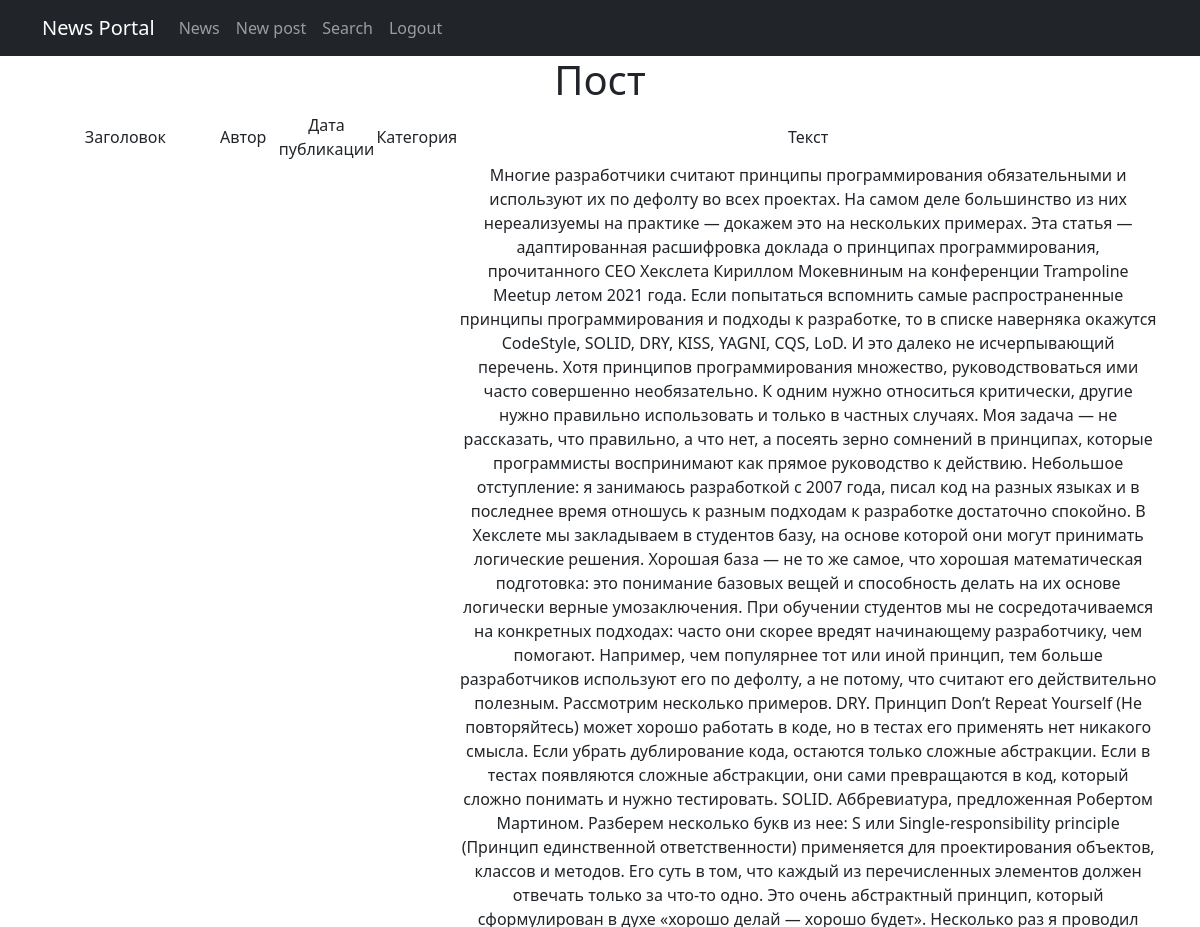
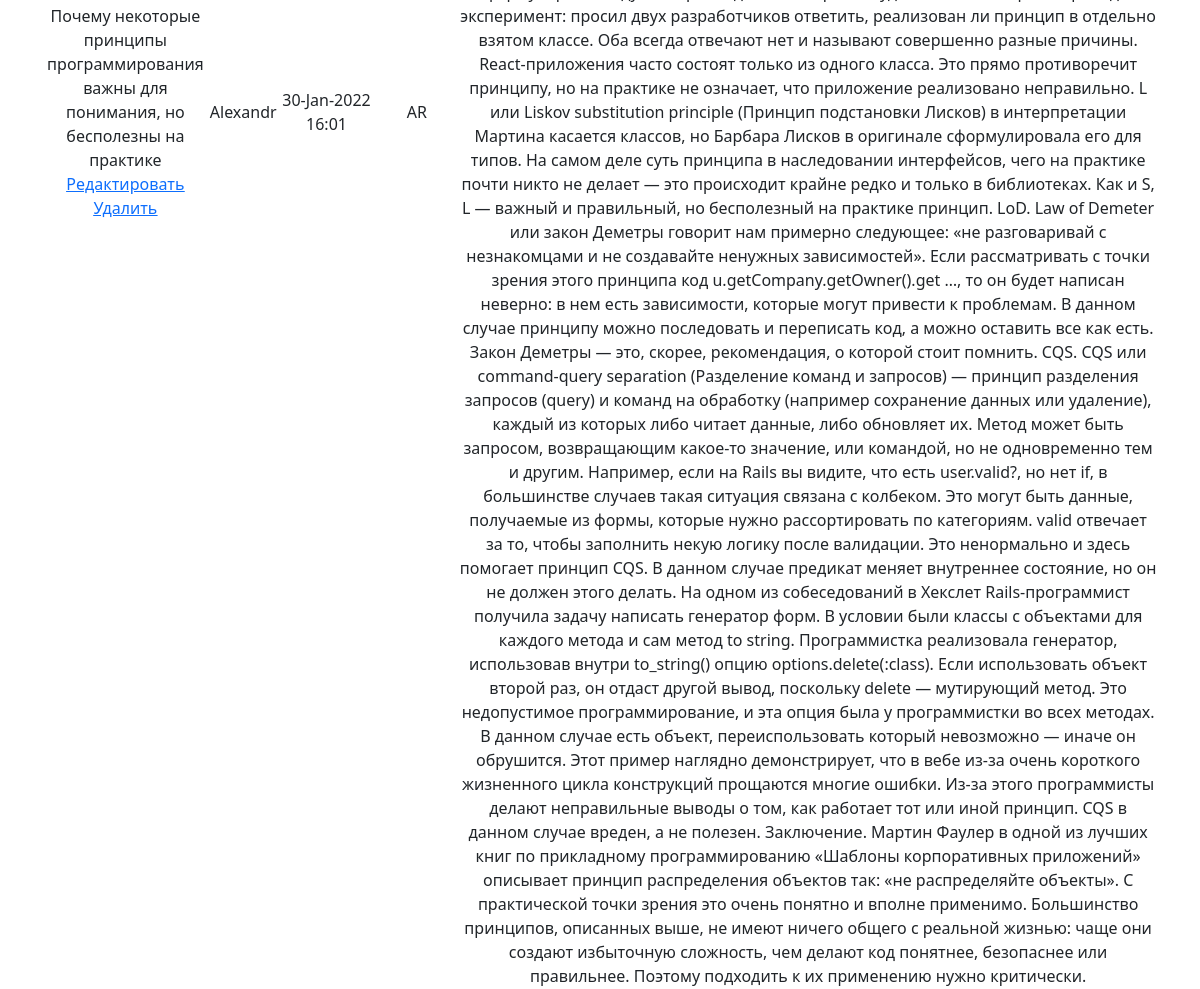
The app's page /post/4/ with its own data (2 pictures, top to bottom).
### newapp/models.py (models this page shows, shortened)
class Post(models.Model):
    author = models.ForeignKey(Author, on_delete=models.CASCADE)
    NEWS = 'NW'
    ARTICLE = 'AR'
    CATEGORY_CHOICES = (
        (NEWS, 'Новость'),
        (ARTICLE, 'Статья'),
    )
    categoryType = models.CharField(max_length=2, choices=CATEGORY_CHOICES, default=ARTICLE)
    dateCreation = models.DateTimeField(auto_now_add=True)
    postCategory = models.ManyToManyField(Category, through='PostCategory')
    title = models.CharField(max_length=128)
    text = models.TextField()
    rating = models.SmallIntegerField(default=0)

class Author(models.Model):
    authorUser = models.OneToOneField(User, on_delete=models.CASCADE)
    ratingAuthor = models.SmallIntegerField(default=0)

### newapp/views.py (the view)
# urls.py: path('<int:pk>/', PostDetail.as_view(), name='post_page'),
class PostDetail(DetailView):
    model = Post
    template_name = 'flatpages/post.html'
    queryset = Post.objects.all()

### newapp/templatetags/custom_filters.py (called while the page is built)
@register.filter(name='censor')
def censor(value):
    for word in censor_list:
        value = value.replace(word, '*****')
    return value

### templates/flatpages/post.html (shortened to what this page needs)
{% extends 'flatpages/default.html' %}
{% load custom_filters %}
{% block content %}
    <h1>Пост</h1>
    {% if post %}
    <table>
        <tr>
            <td>
                Заголовок
            </td>
            <td>
                Автор
            </td>
            <td>
                Дата публикации
            </td>
            <td>
                Категория
            </td>
            <td>
                Текст
            </td>
         </tr>
        <tr>
            <td>
                {{ post.title|censor }}
                <a href="{% url 'post_update' post.id %}"><u>Редактировать</u></a>
                <a href="{% url 'post_delete' post.id %}"><u> Удалить </u></a>
            </td>
            <td>
                {{ post.author.authorUser }}
            </td>
            <td>
                {{ post.dateCreation|date:'d-M-Y H:m' }}
            </td>
            <td>
                {{ post.categoryType }}
            </td>
            <td>
                {{ post.text|censor }}
            </td>
        </tr>
    </table>
    {% else %}
        <h1>Новостей нет!</h1>
    {% endif %}
{% endblock content %}

### records on screen
Post: title|censor "Почему некоторые принципы программирования важны для понимания, но бесполезны на практике", author.authorUser "Alexandr", dateCreation "30-Jan-2022 16:01", categoryType "AR", text|censor "Многие разработчики считают принципы программирования обязательными и используют их по дефолту во всех проектах. На самом деле большинство из них нереализуемы на практике — докажем это на нескольких примерах. Эта статья — адаптированная расшифровка доклада о принципах программирования, прочитанного CEO Хекслета Кириллом Мокевниным на конференции Trampoline Meetup летом 2021 года. Если попытаться вспомнить самые распространенные принципы программирования и подходы к разработке, то в списке наверняка окажутся CodeStyle, SOLID, DRY, KISS, YAGNI, CQS, LoD. И это далеко не исчерпывающий перечень. Хотя принципов программирования множество, руководствоваться ими часто совершенно необязательно. К…"
